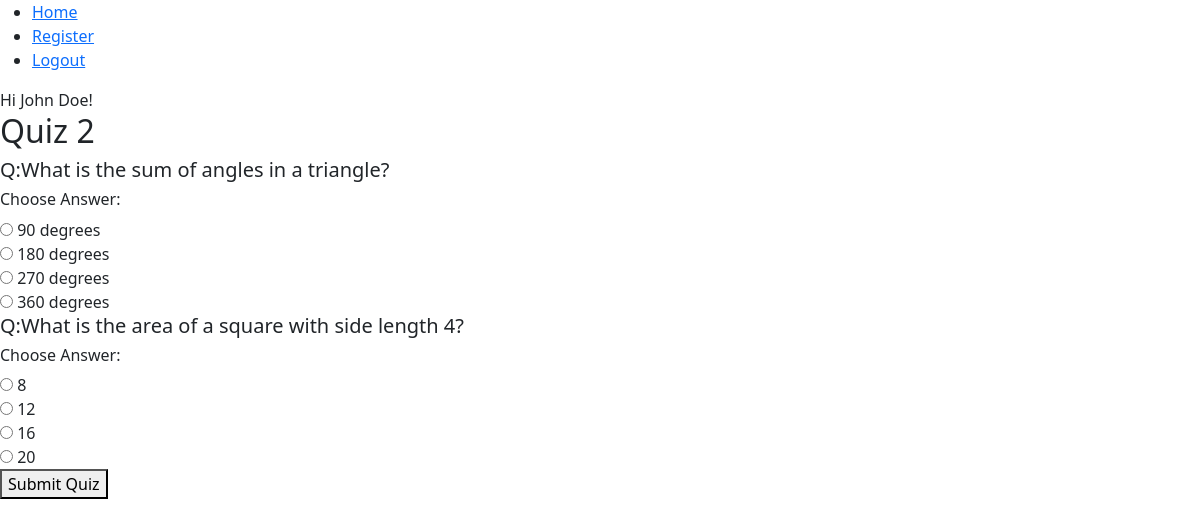
Page /quiz/2 (signed in) on the committed database.
### app/models.py (models this page shows, shortened)
class User(db.Model, UserMixin):
    id = db.Column(db.Integer, primary_key=True)
    username = db.Column(db.String(80), unique=True, nullable= False)
    password_hash = db.Column(db.String(200),nullable=False)
    fullname = db.Column(db.String(100),nullable=False)
    qualification = db.Column(db.String)
    dob = db.Column(db.Date)
    scores = db.relationship('Score', backref = 'user', lazy=True)

class Quiz(db.Model):
    id = db.Column(db.Integer, primary_key=True)
    name = db.Column(db.String(100), nullable=False)
    date_of_quiz = db.Column(db.DateTime)
    time_duration = db.Column(db.Integer,nullable=False)
    chapter_id = db.Column(db.Integer,db.ForeignKey('chapter.id'), nullable=False)
    questions = db.relationship('Question', backref='quiz', lazy=True)

class Question(db.Model):
    id = db.Column(db.Integer, primary_key=True)
    question_statement = db.Column(db.Text)
    option1 = db.Column(db.String(200),nullable=False)
    option2 = db.Column(db.String(200),nullable=False)
    option3 = db.Column(db.String(200),nullable=False)
    option4 = db.Column(db.String(200),nullable=False)
    correct_option = db.Column(db.Integer, nullable=False)
    quiz_id = db.Column(db.Integer, db.ForeignKey('quiz.id'), nullable=False)

### app/routes.py (the view, shortened to what this page needs)
@app.route("/quiz/<int:quiz_id>", methods=['GET', 'POST'])
@login_required
def attempt_quiz(quiz_id):
    quiz = Quiz.query.get_or_404(quiz_id)
    questions = quiz.questions
    return render_template("attempt_quiz.html", quiz=quiz, questions = questions)

### app/routes.py (called while the page is built)
@login_manager.user_loader
def load_user(user_id):
    return User.query.get(user_id)

### app/templates/attempt_quiz.html (shortened to what this page needs)
{% extends 'layout.html' %}
{% block content %}
    <h2>{{quiz.name}}</h2>
    <form method="POST">
        <div>
            {% for question in questions %}
            <div>
                <h5>Q:{{question.question_statement}}</h5>
                <h6>Choose Answer:</h6>
                <div>
                    <input type="radio" name="question_{{question.id}}" value="1">
                    <label>{{ question.option1 }}</label>
                </div>
                <div>
                    <input type="radio" name="question_{{question.id}}" value="2">
                    <label>{{ question.option2 }}</label>
                </div>
                <div>
                    <input type="radio" name="question_{{question.id}}" value="3">
                    <label>{{ question.option3 }}</label>
                </div>
                <div>
                    <input type="radio" name="question_{{question.id}}" value="4">
                    <label>{{ question.option4 }}</label>
                </div>
            </div>
            {%endfor%}
        </div>
        <button type="submit">Submit Quiz</button>
    </form>
{% endblock %}

### app/templates/layout.html (shortened to what this page needs)
<!doctype html>
<html>
  <head>
    {% block head %}
    <link href="https://cdn.jsdelivr.net/npm/bootstrap@5.3.3/dist/css/bootstrap.min.css" rel="stylesheet">
    <link rel="stylesheet" href="https://cdnjs.cloudflare.com/ajax/libs/font-awesome/6.7.2/css/all.min.css" />
    {% endblock %}
  </head>
  <body>
    <ul>
        <li><a href ="{{url_for('home')}}">Home</a></li>
        <li><a href = "{{url_for('register')}}">Register</a></li>
        {% if current_user.is_authenticated %}
        <li><a href = "{{url_for('logout')}}">Logout</a></li>
        {% else %}
        <li><a href = "{{url_for('login')}}">Login</a></li>
        {% endif %}
    </ul>
    <div id="content">
      {% if current_user.is_authenticated %}
      Hi {{ current_user.fullname }}!
      {% endif %}
        {% block content %}{% endblock %}
    </div>
  </body>
</html>

### rows in the picture
User: fullname "John Doe"
Quiz: name "Quiz 2"
Question: question_statement "What is the sum of angles in a triangle?", option1 "90 degrees", option2 "180 degrees", option3 "270 degrees", option4 "360 degrees"
Question: question_statement "What is the area of a square with side length 4?", option1 "8", option2 "12", option3 "16", option4 "20"
